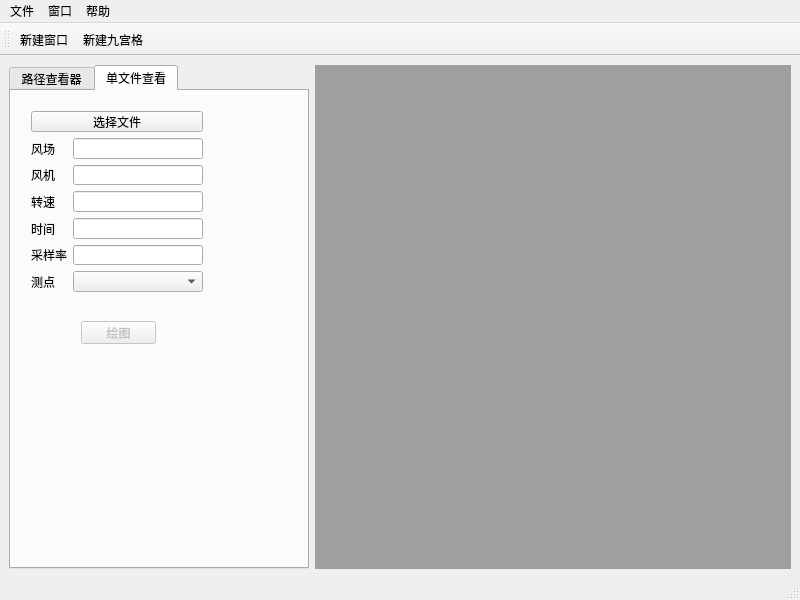
<?xml version="1.0" encoding="UTF-8"?>
<ui version="4.0">
 <class>MainWindow</class>
 <widget class="QMainWindow" name="MainWindow">
  <property name="geometry">
   <rect>
    <x>0</x>
    <y>0</y>
    <width>800</width>
    <height>600</height>
   </rect>
  </property>
  <property name="windowTitle">
   <string>MainWindow</string>
  </property>
  <widget class="QWidget" name="centralwidget">
   <layout class="QFormLayout" name="formLayout">
    <item row="0" column="0">
     <widget class="QTabWidget" name="tabWidget">
      <property name="minimumSize">
       <size>
        <width>300</width>
        <height>0</height>
       </size>
      </property>
      <property name="maximumSize">
       <size>
        <width>300</width>
        <height>16777215</height>
       </size>
      </property>
      <property name="currentIndex">
       <number>1</number>
      </property>
      <widget class="QWidget" name="tab">
       <attribute name="title">
        <string>路径查看器</string>
       </attribute>
       <layout class="QFormLayout" name="formLayout_2">
        <item row="0" column="0" colspan="2">
         <widget class="QTreeWidget" name="treeWidget">
          <column>
           <property name="text">
            <string>根节点</string>
           </property>
          </column>
          <item>
           <property name="text">
            <string>New Item</string>
           </property>
           <item>
            <property name="text">
             <string>New Subitem</string>
            </property>
           </item>
          </item>
          <item>
           <property name="text">
            <string>New Item</string>
           </property>
           <item>
            <property name="text">
             <string>New Subitem</string>
            </property>
           </item>
          </item>
          <item>
           <property name="text">
            <string>New Item</string>
           </property>
           <item>
            <property name="text">
             <string>New Subitem</string>
            </property>
           </item>
          </item>
         </widget>
        </item>
       </layout>
      </widget>
      <widget class="QWidget" name="tab_2">
       <attribute name="title">
        <string>单文件查看</string>
       </attribute>
       <widget class="QPushButton" name="pushButton_2">
        <property name="enabled">
         <bool>false</bool>
        </property>
        <property name="geometry">
         <rect>
          <x>70</x>
          <y>230</y>
          <width>75</width>
          <height>23</height>
         </rect>
        </property>
        <property name="text">
         <string>绘图</string>
        </property>
       </widget>
       <widget class="QWidget" name="layoutWidget">
        <property name="geometry">
         <rect>
          <x>20</x>
          <y>20</y>
          <width>172</width>
          <height>181</height>
         </rect>
        </property>
        <layout class="QFormLayout" name="formLayout_3">
         <item row="0" column="0" colspan="2">
          <widget class="QPushButton" name="pushButton">
           <property name="text">
            <string>选择文件</string>
           </property>
          </widget>
         </item>
         <item row="1" column="0">
          <widget class="QLabel" name="label">
           <property name="text">
            <string>风场</string>
           </property>
          </widget>
         </item>
         <item row="1" column="1">
          <widget class="QLineEdit" name="lineEdit">
           <property name="readOnly">
            <bool>true</bool>
           </property>
          </widget>
         </item>
         <item row="2" column="0">
          <widget class="QLabel" name="label_2">
           <property name="text">
            <string>风机</string>
           </property>
          </widget>
         </item>
         <item row="2" column="1">
          <widget class="QLineEdit" name="lineEdit_2">
           <property name="readOnly">
            <bool>true</bool>
           </property>
          </widget>
         </item>
         <item row="3" column="0">
          <widget class="QLabel" name="label_3">
           <property name="text">
            <string>转速</string>
           </property>
          </widget>
         </item>
         <item row="3" column="1">
          <widget class="QLineEdit" name="lineEdit_3">
           <property name="readOnly">
            <bool>true</bool>
           </property>
          </widget>
         </item>
         <item row="4" column="0">
          <widget class="QLabel" name="label_4">
           <property name="text">
            <string>时间</string>
           </property>
          </widget>
         </item>
         <item row="4" column="1">
          <widget class="QLineEdit" name="lineEdit_4">
           <property name="readOnly">
            <bool>true</bool>
           </property>
          </widget>
         </item>
         <item row="5" column="0">
          <widget class="QLabel" name="label_5">
           <property name="text">
            <string>采样率</string>
           </property>
          </widget>
         </item>
         <item row="5" column="1">
          <widget class="QLineEdit" name="lineEdit_5">
           <property name="readOnly">
            <bool>true</bool>
           </property>
          </widget>
         </item>
         <item row="6" column="0">
          <widget class="QLabel" name="label_6">
           <property name="text">
            <string>测点</string>
           </property>
          </widget>
         </item>
         <item row="6" column="1">
          <widget class="QComboBox" name="comboBox"/>
         </item>
        </layout>
       </widget>
      </widget>
     </widget>
    </item>
    <item row="0" column="1">
     <widget class="QMdiArea" name="mdiArea"/>
    </item>
   </layout>
  </widget>
  <widget class="QMenuBar" name="menubar">
   <property name="geometry">
    <rect>
     <x>0</x>
     <y>0</y>
     <width>800</width>
     <height>22</height>
    </rect>
   </property>
   <widget class="QMenu" name="menu">
    <property name="title">
     <string>文件</string>
    </property>
    <addaction name="action"/>
   </widget>
   <widget class="QMenu" name="menu_2">
    <property name="title">
     <string>窗口</string>
    </property>
    <addaction name="action_3"/>
    <addaction name="action_4"/>
    <addaction name="action_5"/>
   </widget>
   <widget class="QMenu" name="menu_3">
    <property name="title">
     <string>帮助</string>
    </property>
    <addaction name="action_2"/>
   </widget>
   <addaction name="menu"/>
   <addaction name="menu_2"/>
   <addaction name="menu_3"/>
  </widget>
  <widget class="QStatusBar" name="statusbar"/>
  <widget class="QToolBar" name="toolBar">
   <property name="windowTitle">
    <string>toolBar</string>
   </property>
   <attribute name="toolBarArea">
    <enum>TopToolBarArea</enum>
   </attribute>
   <attribute name="toolBarBreak">
    <bool>false</bool>
   </attribute>
   <addaction name="action_6"/>
   <addaction name="action_7"/>
  </widget>
  <action name="action">
   <property name="text">
    <string>设置</string>
   </property>
   <property name="statusTip">
    <string>系统设置</string>
   </property>
  </action>
  <action name="action_2">
   <property name="text">
    <string>关于</string>
   </property>
   <property name="statusTip">
    <string>关于本软件</string>
   </property>
  </action>
  <action name="action_3">
   <property name="text">
    <string>层叠</string>
   </property>
   <property name="statusTip">
    <string>层叠窗口</string>
   </property>
  </action>
  <action name="action_4">
   <property name="text">
    <string>平铺</string>
   </property>
   <property name="statusTip">
    <string>平铺窗口</string>
   </property>
  </action>
  <action name="action_5">
   <property name="text">
    <string>关闭全部</string>
   </property>
   <property name="statusTip">
    <string>关闭全部窗口</string>
   </property>
  </action>
  <action name="action_6">
   <property name="text">
    <string>新建窗口</string>
   </property>
   <property name="toolTip">
    <string>新建窗口</string>
   </property>
  </action>
  <action name="action_7">
   <property name="text">
    <string>新建九宫格</string>
   </property>
   <property name="toolTip">
    <string>新建九宫格</string>
   </property>
  </action>
 </widget>
 <resources/>
 <connections>
  <connection>
   <sender>menubar</sender>
   <signal>triggered(QAction*)</signal>
   <receiver>MainWindow</receiver>
   <slot>menubar_action()</slot>
   <hints>
    <hint type="sourcelabel">
     <x>240</x>
     <y>13</y>
    </hint>
    <hint type="destinationlabel">
     <x>261</x>
     <y>153</y>
    </hint>
   </hints>
  </connection>
  <connection>
   <sender>toolBar</sender>
   <signal>actionTriggered(QAction*)</signal>
   <receiver>MainWindow</receiver>
   <slot>toolbar_action()</slot>
   <hints>
    <hint type="sourcelabel">
     <x>49</x>
     <y>32</y>
    </hint>
    <hint type="destinationlabel">
     <x>352</x>
     <y>570</y>
    </hint>
   </hints>
  </connection>
  <connection>
   <sender>pushButton</sender>
   <signal>clicked()</signal>
   <receiver>MainWindow</receiver>
   <slot>choose_file()</slot>
   <hints>
    <hint type="sourcelabel">
     <x>153</x>
     <y>104</y>
    </hint>
    <hint type="destinationlabel">
     <x>200</x>
     <y>48</y>
    </hint>
   </hints>
  </connection>
  <connection>
   <sender>pushButton_2</sender>
   <signal>clicked()</signal>
   <receiver>MainWindow</receiver>
   <slot>plot()</slot>
   <hints>
    <hint type="sourcelabel">
     <x>139</x>
     <y>314</y>
    </hint>
    <hint type="destinationlabel">
     <x>252</x>
     <y>575</y>
    </hint>
   </hints>
  </connection>
 </connections>
 <slots>
  <slot>menubar_action()</slot>
  <slot>toolbar_action()</slot>
  <slot>choose_file()</slot>
  <slot>plot()</slot>
 </slots>
</ui>
